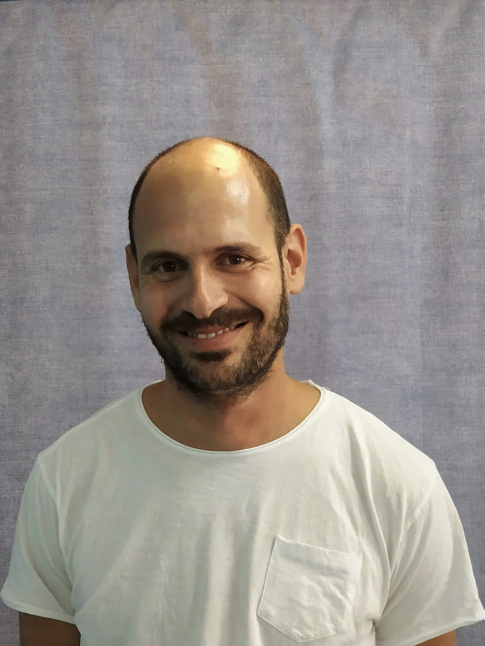
#> input picture uri.jpeg, 969 x 1291 px (shown at 1/2 size)
$ jupyter execute --allow-errors 'Image segmentation.ipynb'
#> lines starting #> are read from the running program, lines starting #| are printed output that depends on the picture; after the words box and inside, x2 and y2 are one past the last pixel; in counts of white or black regions, pixels touching at a corner belong together
## Image Segmentation: Part 1
https://towardsdatascience.com/image-segmentation-part-1-9f3db1ac1c50

[cell 1]
from google.colab import drive

drive.mount('/content/gdrive')

from os import chdir
chdir('gdrive/MyDrive/Image-Segmentation')

[cell 2]
import matplotlib.pyplot as plt
import numpy as np
import pandas as pd
plt.style.use('classic')
plt.rcParams['axes.grid'] = True

[cell 3]
def show(pic, ax = None):
    if ax:
        ax.imshow(pic, cmap = 'gray')
    else:
        plt.imshow(pic, cmap = 'gray')

def rgb2gray(rgb):
    return np.dot(rgb[...,:3], [0.2989, 0.5870, 0.1140])

[cell 4]
# show original image in b/w
pic = plt.imread('uri.jpeg')
#> pic is the input picture: shape (1291, 969, 3); mean R, G, B 152.6, 146.6, 140.1
pic_bw = rgb2gray(pic)

fig, (ax1, ax2) = plt.subplots(ncols = 2, figsize = (8,5))
cax = fig.add_axes([0, 0, 0.025, 0.5])
im = ax1.imshow(pic, cmap = 'gray')
fig.colorbar(im, cax = cax)

cax2 = fig.add_axes([1, 0, 0.025, 0.5])
im = ax2.imshow(pic_bw, cmap = 'gray')
fig.colorbar(im, cax = cax2)

[cell 5]
# show channels histograms. more values on blue?
channels = ['Red','Green','Blue']
fig, axes = plt.subplots(figsize = (10,8), nrows = 3)
for i, c in enumerate(channels):
    axes[i].hist(pic[i])
    axes[i].set_title(c)
plt.tight_layout()
#> figure, not shown here; panel 1: tallest bar 355 high, from x = 130 to 133.2; panel 1: tallest bar 490 high, from x = 133.2 to 136.5; panel 1: tallest bar 480 high, from x = 136.5 to 139.7; panel 2: tallest bar 435 high, from x = 133.2 to 136.2

[cell 6]
# show only pixels which are above a certain threshold
fig, axes = plt.subplots(figsize = (8,8), ncols = 2, nrows = 2)
for i,t in enumerate([100,150,175,200]):
    show(np.where(pic > t, 0, pic), ax = axes.flatten()[i])
    axes.flatten()[i].set_title(str(t))
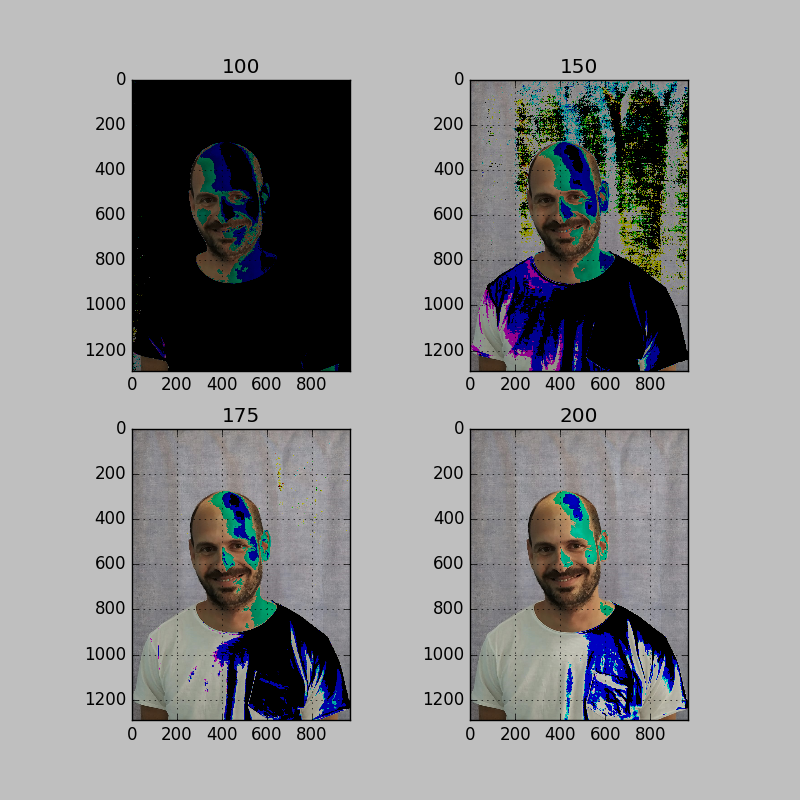
#> figure drawn by matplotlib, 4 panels

[cell 7]
# Otsu Method (automatic thresholding)

from skimage.filters import threshold_otsu
thresh = threshold_otsu(pic_bw)
#> thresh = 114.1
pic_ot = pic_bw > thresh
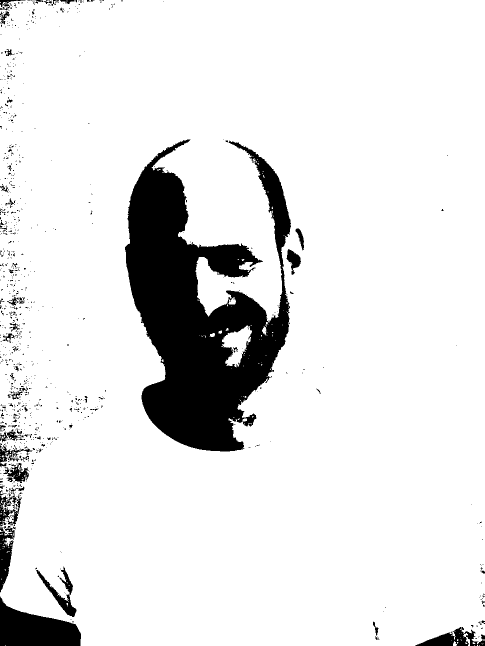
#> pic_ot: shape (1291, 969) bool (shown at 1/2 size); 89.4% white; 959 black regions (887 under 20 px), largest, box (x1, y1, x2, y2) and area: (250, 279, 582, 903) 106041, (0, 1193, 162, 1291) 9676, (831, 1254, 969, 1291) 2244

fig, axes = plt.subplots(1,2,figsize = (8,5))
show(pic_bw, axes[0])
axes[0].set_title('Original pic')
show(pic_ot, axes[1])
axes[1].set_title(f'Otso threshold = {thresh:.2f}');

## HSV color segmentation

https://towardsdatascience.com/image-segmentation-part-1-6e0ddb5f7f8a

[cell 8]
from skimage.color import rgb2hsv
pic = plt.imread('uri.jpeg') # RGB

#convert to hsv scale
pic_h= rgb2hsv(pic)
#> pic_h: shape (1291, 969, 3) float64; mean of channels 0, 1, 2 0.414, 0.116, 0.605
#graph per HSV Channel
fig, ax = plt.subplots(1, 3, figsize=(15,5))
ax[0].imshow(pic_h[:,:,0], cmap='hsv')
ax[0].set_title('Hue',fontsize=15)
ax[1].imshow(pic_h[:,:,1], cmap='hsv')
ax[1].set_title('Saturation',fontsize=15)
ax[2].imshow(pic_h[:,:,2], cmap='hsv')
ax[2].set_title('Value',fontsize=15);

[cell 9]
fig, ax = plt.subplots(1,4,figsize=(15,5))
ax[0].imshow(pic)
ax[0].set_title('Original Image')
im = ax[1].imshow(pic_h[:,:,0],cmap='hsv')
fig.colorbar(im,ax=ax[1])
ax[1].set_title('Hue Graph',fontsize=15)
#set the lower and upper mask based on hue colorbar value of the desired fruit
lower_mask = pic_h[:,:,0] > 0.03
#> lower_mask: shape (1291, 969) bool; 97.2% white; 434 black regions (318 under 20 px), largest, box (x1, y1, x2, y2) and area: (560, 96, 642, 336) 5223, (407, 144, 476, 262) 2765, (432, 206, 494, 291) 2114
upper_mask = pic_h[:,:,0] < 0.6
#> upper_mask: shape (1291, 969) bool; 55.1% white; 52 black regions (22 under 20 px), largest, box (x1, y1, x2, y2) and area: (428, 0, 969, 1219) 332343, (0, 0, 418, 1178) 219728, (915, 1241, 969, 1291) 2124
mask = upper_mask*lower_mask
#> mask: shape (1291, 969) bool; 52.3% white; 98 black regions (67 under 20 px), largest, box (x1, y1, x2, y2) and area: (0, 0, 969, 1222) 589029, (913, 1240, 969, 1291) 2203, (0, 1206, 22, 1291) 1390
# get the desired mask and show in original image
red = pic[:,:,0]*mask
green = pic[:,:,1]*mask
blue = pic[:,:,2]*mask
mask2 = np.dstack((red,green,blue))
ax[2].imshow(mask)
ax[3].imshow(mask2)
ax[2].set_title('Mask',fontsize=15)
ax[3].set_title('Final Image',fontsize=15)
plt.tight_layout()
plt.show()
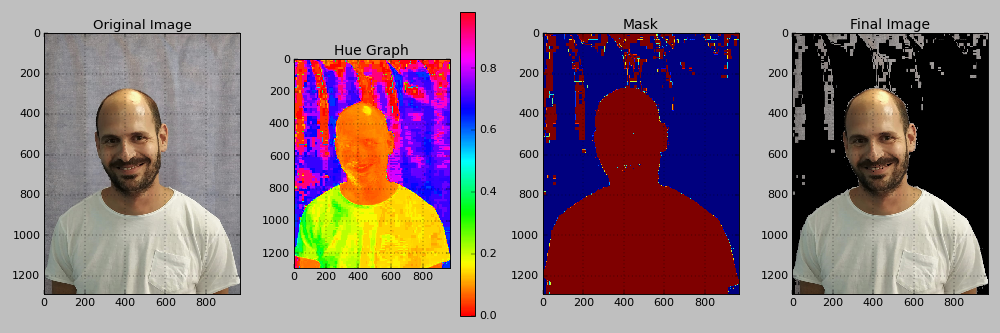
#> figure drawn by matplotlib, 5 panels

[cell 10]
shift = 125
c = 2
x = np.arange(256).astype(int)
#> x = 256 values from 0 to 255
shift_dict = {i:j for i,j in zip (x, np.roll(x, shift).astype(int))}
#> shift_dict = 256 items

pic_h = np.copy(pic)
df = pd.DataFrame(pic_h[:,:,c]).astype(int).replace(shift_dict)
#> df = table of 1291 rows and 969 columns
pic_h[:,:,c] = df.values

fig, axes = plt.subplots(figsize = (10,5), ncols = 2)
for i, p in enumerate([pic, pic_h]):
    show(p, ax = axes[i])
#> this loop made 2 passes

# RG Chromaticity
https://towardsdatascience.com/image-segmentation-part-2-ea377218fb3f

[cell 11]
pic = plt.imread('uri.jpeg') # RGB

R = pic[..., 0] / pic.sum(axis = 2)
G = pic[..., 1] / pic.sum(axis = 2)
B = pic[..., 2] / pic.sum(axis = 2)
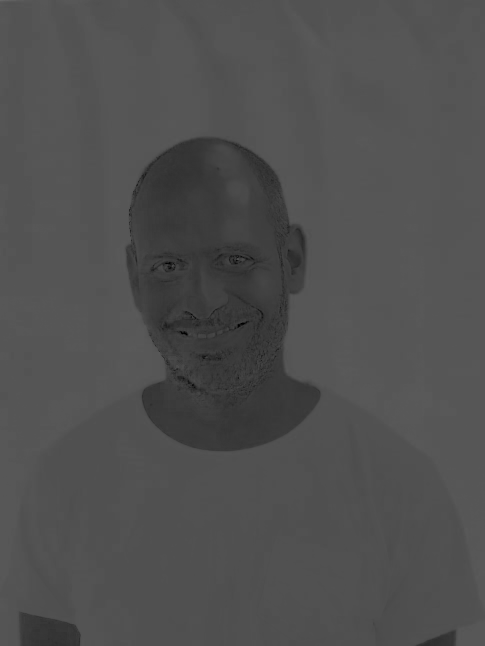
#> B: shape (1291, 969) float64 (shown at 1/2 size); min 0, max 0.424, mean 0.314

fig, (ax1, ax2, ax3) = plt.subplots(ncols = 3, figsize = (15,5))
ax1.scatter(R.flatten(),G.flatten(), edgecolor = 'black', alpha = 0.8)
ax1.set_ylim(0,1)
ax1.set_xlabel('R', color = 'red')
ax1.set_ylabel('G', color = 'green');

ax2.scatter(R.flatten(),B.flatten(), edgecolor = 'black', alpha = 0.8)
ax2.set_ylim(0,1)
ax2.set_xlabel('R', color = 'red')
ax2.set_ylabel('B', color = 'blue');

ax3.scatter(G.flatten(),B.flatten(), edgecolor = 'black', alpha = 0.8)
ax3.set_ylim(0,1)
ax3.set_xlabel('G', color = 'green')
ax3.set_ylabel('B', color = 'blue');

[cell 12]
from matplotlib.patches import Rectangle
fig, ax = plt.subplots(1,2,figsize=(10,10))
ax[0].imshow(pic)
ax[0].add_patch(Rectangle((400, 900), 100, 100, edgecolor='r', facecolor='none'));
ax[0].set_title('Patch Location',fontsize=15)
#Showing Patch
patch = pic[900:1000, 400:500]
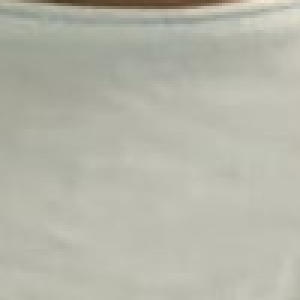
#> patch: shape (100, 100, 3) (shown 3 times larger); mean R, G, B 181.7, 182.2, 169.7
ax[1].imshow(patch)
ax[1].set_title('Patch',fontsize=15)
plt.show()

[cell 13]
patch_R = patch[:,:,0]*1.0/patch.sum(axis=2)
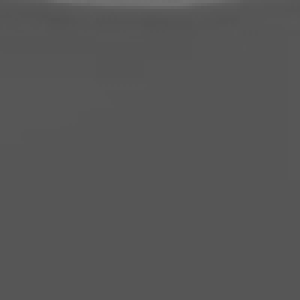
#> patch_R: shape (100, 100) float64 (shown 3 times larger); min 0.325, max 0.448, mean 0.341
patch_G = patch[:,:,1]*1.0/patch.sum(axis=2)
patch_B = patch[:,:,2]*1.0/patch.sum(axis=2)
fig, ax = plt.subplots(1,2,figsize=(10,5))
ax[0].imshow(patch)
ax[1].scatter(patch_R.flatten(),patch_G.flatten())
ax[0].set_title('Patch',fontsize=15)
ax[1].set_title('Pixel Values',fontsize=15)
ax[1].set_xlabel('Red Channel',fontsize=10)
ax[1].set_ylabel('Green Channel',fontsize=10)
ax[1].set_xlim(0,1)
ax[1].set_ylim(0,1)
plt.tight_layout()
plt.show()
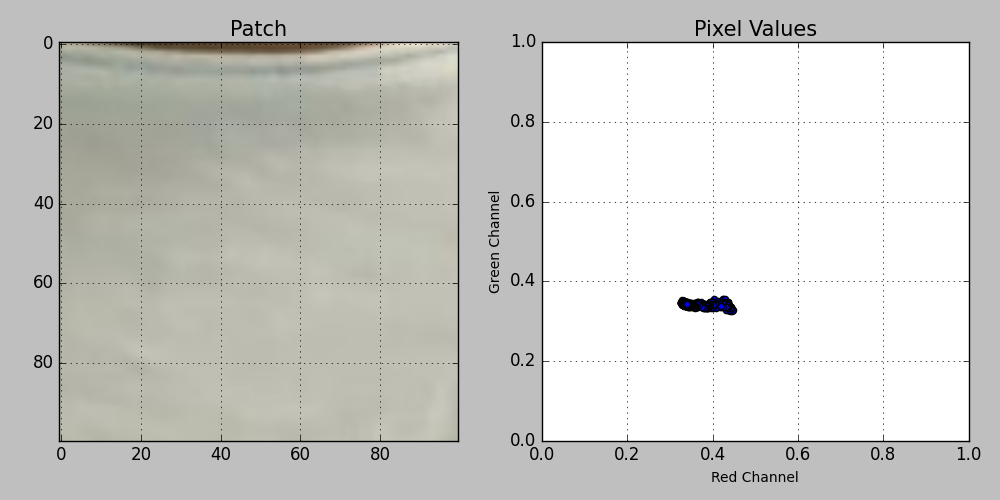
#> figure drawn by matplotlib, 2 panels

[cell 14]
std_patch_R = np.std(patch_R.flatten())
#> std_patch_R = 0.00977
mean_patch_R = np.mean(patch_R.flatten())
#> mean_patch_R = 0.341
std_patch_G = np.std(patch_G.flatten())
#> std_patch_G = 0.00191
mean_patch_G = np.mean(patch_G.flatten())
#> mean_patch_G = 0.342
std_patch_B = np.std(patch_B.flatten())
#> std_patch_B = 0.00943
mean_patch_B = np.mean(patch_B.flatten())
#> mean_patch_B = 0.317


def gaussian(p,mean,std):
#> called with mean = 0.341, std = 0.00977
    return np.exp(-(p-mean)**2/(2*std**2))*(1/(std*((2*np.pi)**0.5)))

[cell 15]
prob_R = gaussian(R,mean_patch_R,std_patch_R)
prob_G = gaussian(G,mean_patch_G,std_patch_G)
prob_B = gaussian(B,mean_patch_B,std_patch_B)
#> call 3 of gaussian, with mean = 0.317, std = 0.00943
#> in gaussian (call 3), `return np.exp(-(p-mean)**2/(2*std**2))*(1/(std*((2*np.pi)**0.5)))`:
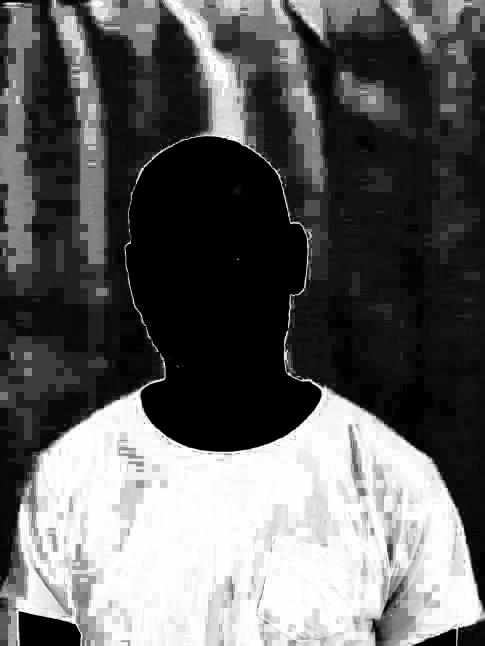
#> returned value: shape (1291, 969) float64 (shown at 1/2 size); min 4.45e-245, max 42.31, mean 16.1; drawn with min black and max white
fig, ax = plt.subplots(1,4,figsize=(15,10))
ax[0].imshow(pic,cmap='gray')
ax[1].imshow(prob_R,cmap='gray')
ax[2].imshow(prob_R,cmap='gray')
ax[3].imshow(prob_B,cmap='gray')
ax[0].set_title('Original',fontsize=15)
ax[1].set_title('Red Channel',fontsize=15)
ax[2].set_title('Green Channel',fontsize=15)
ax[3].set_title('Blue Channel',fontsize=15)
plt.show()

[cell 16]
prob = prob_R * prob_G
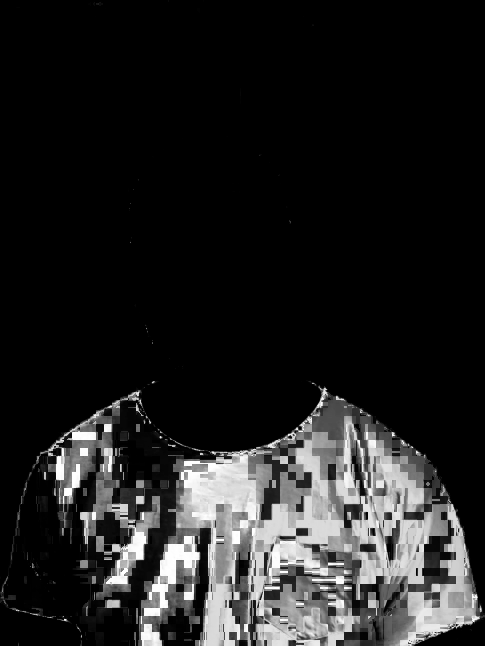
#> prob: shape (1291, 969) float64 (shown at 1/2 size); min 0, max 8546.5, mean 1101.5; drawn with min black and max white
fig, ax = plt.subplots(1,2,figsize=(10,10))
ax[0].imshow(pic)
ax[1].imshow(prob,cmap='gray')
ax[0].set_title('Colored Image',fontsize=15)
ax[1].set_title('Final Image',fontsize=15)
plt.show()

[cell 17]
# [24 lines of commented-out code are left out]

# A Beginner's guide to Deep Learning based Semantic Segmentation using Keras

https://divamgupta.com/image-segmentation/2019/06/06/deep-learning-semantic-segmentation-keras.html

[cell 18]
import cv2
import numpy as np


ann_img = np.zeros((30,30,3)).astype('uint8')
#> ann_img: shape (30, 30, 3); every value is 0
ann_img[ 3 , 4 ] = 1 # this would set the label of pixel 3,4 as 1
#> ann_img: shape (30, 30, 3); values 0 (black) and 1 (white), 0.11% white in thin lines or dots, all inside (x1, y1, x2, y2) = (4, 3, 5, 4)
ann_img[ 0 , 0 ] = 2 # this would set the label of pixel 0,0 as 2
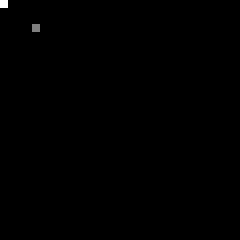
#> ann_img: shape (30, 30, 3) (shown 8 times larger); min 0, max 2, mean 0.00333; drawn with min black and max white

cv2.imwrite( "ann_1.png" ,ann_img )
#> Out = True
